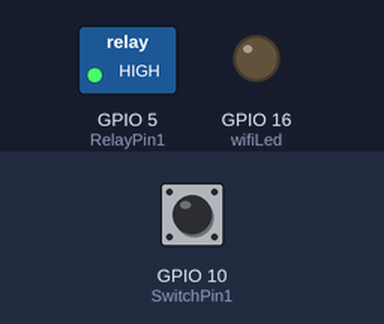
Bench run of a sketch on a simulated ESP8266 (NodeMCU). On the bench: switched loads named in the sketch (green lamp = pin HIGH), output pins drawn as LEDs (lit = HIGH). The inputs (shaded band) are chosen by the test bench; at power-on: GPIO 10 (SwitchPin1) HIGH. WiFi joins after 1.5 s; servers stay silent unless stated; not simulated (calls return 0 or success): credential.h.

Above: at 3.0 s.
3.1 s: GPIO 10 (SwitchPin1) pulled LOW for 0.15 s
At 4.1 s:
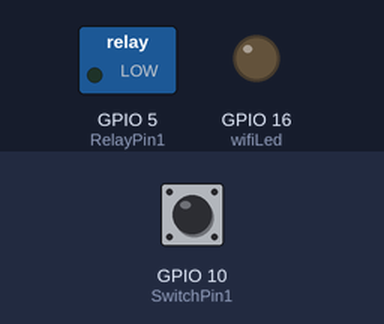
4.7 s: GPIO 10 (SwitchPin1) pulled LOW for 3.2 s
At 5.8 s:
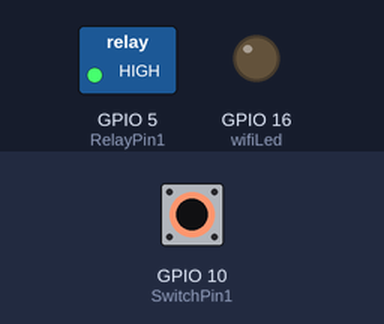
Timing chart, 0 to 9.4 s (numbered marks = the images above; inputs shaded):
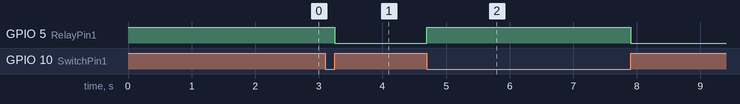

The sketch:

wireless_switch_final.ino
```cpp
/**
   Ref: https://iotcircuithub.com/nodemcu-esp8266-blynk-home-automation/


   Note:
   Low stage relay latch switch used, 0 - ON, 1 - OFF
   Hence, reverse the Virtual Pin values in Blynk App swtich, 1 - 0

*/


#define BLYNK_PRINT Serial

#include <ESP8266WiFi.h>
#include <BlynkSimpleEsp8266.h>
#include "credential.h"

char auth[] = "Jy_XFCLNaCuNfQIkhpiwXQFSDH9XowgV";

char ssid[] = WIFI_SSID;
char pass[] = WIFI_PASSWD;

// define the GPIO connected with Relays and switches
#define RelayPin1 5 //D1

#define SwitchPin1 10 //SD3

#define wifiLed 16 //D0

#define VPIN_BUTTON_1 V1

int wifiFlag = 0;

int toggleState_1 = 1; //Define integer to remember the toggle state for relay 1

BlynkTimer timer;

BLYNK_CONNECTED()
{
  // Request the latest state from the server
  Blynk.syncVirtual(VPIN_BUTTON_1);
}

BLYNK_WRITE(VPIN_BUTTON_1)
{
  toggleState_1 = param.asInt();
  digitalWrite(RelayPin1, toggleState_1);
}

void checkBlynkStatus()
{ // called every 3 seconds by SimpleTimer

  bool isconnected = Blynk.connected();
  if (isconnected == false)
  {
    wifiFlag = 1;
    digitalWrite(wifiLed, HIGH); //Turn off WiFi LED
  }
  if (isconnected == true)
  {
    wifiFlag = 0;
    digitalWrite(wifiLed, LOW); //Turn on WiFi LED
  }
}

void handleSwitches() {
  // Handle switch 1
  int switchState = digitalRead(SwitchPin1);
  if (digitalRead(SwitchPin1) == LOW) {
    if (toggleState_1 == 1) {
      toggleState_1 = 0;
      digitalWrite(RelayPin1, HIGH);
      Blynk.virtualWrite(VPIN_BUTTON_1, 1);
    }
  } else {
    if (toggleState_1 == 0 ) {
      toggleState_1 = 1;
      digitalWrite(RelayPin1, LOW);
      Blynk.virtualWrite(VPIN_BUTTON_1, 0);
    }
  }
}

void setup()
{
  // Debug console
  Serial.begin(9600);

  pinMode(RelayPin1, OUTPUT);

  pinMode(wifiLed, OUTPUT);

  pinMode(SwitchPin1, INPUT_PULLUP);

  //During Starting all Relays should TURN OFF
  digitalWrite(RelayPin1, toggleState_1);

  Blynk.begin(auth, ssid, pass, IPAddress(192, 168, 1, 5), 8080);

  timer.setInterval(3000L, checkBlynkStatus); // check if Blynk server is connected every 3 seconds
}

void loop()
{
  if (WiFi.status() != WL_CONNECTED)
  {
    //    Serial.println("WiFi Not Connected");
  }
  else
  {
    //    Serial.println("WiFi Connected");
    Blynk.run();
  }

  timer.run(); // Initiates SimpleTimer

  handleSwitches();
}
```

Measured:
- after the input at 3.1 s, GPIO 5 (RelayPin1): HIGH → LOW after 0.15 s
- after the input at 4.7 s, GPIO 5 (RelayPin1): LOW → HIGH at once, → LOW 3.2 s later
